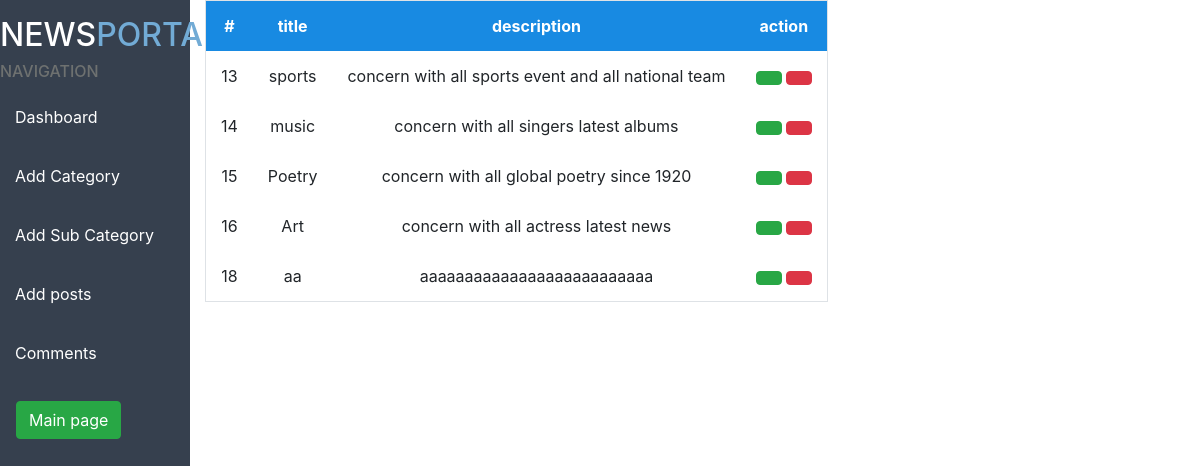
/dashboard/all_categories/, run on the app's committed database.
### news/models.py (models this page shows, shortened)
class Category(models.Model):
    title = models.CharField(max_length=50)
    content = models.TextField()

### dashboard/views.py (the view)
# urls.py: path('all_categories/',views.all_categories,name='all_categories'),
def all_categories(request):
    context={'cats':Category.objects.all()}
    return render(request,'dashboard/all_categories.html',context)

### dashboard/templates/dashboard/all_categories.html (shortened to what this page needs)
{%extends 'dashboard/dashboard.html'%}
{%load static%}
{%block content%}
<table class="border text-center" cellpadding="15">
    <tr style="background-color:#188ae2; color:white">
        <th>#</th>
        <th>title</th>
         <th>description</th>
        <th>action</th>
    </tr>
    {%for cat in cats%}
    <tr>
        <td>{{cat.id}}</td>
        <td>{{cat.title}}</td>
        <td>{{cat.content}}</td>
        <td>
            <a class="btn btn-success" href="{%url 'update_category' cat.id%}"></a>
             <a class="btn btn-danger" href="{%url 'delete_category' cat.id%}"></a>
        </td>
    </tr>
     {%empty%}
    <tr>
        <td colspan="4"> there is no posts yet</td>
    </tr>
    {%endfor%}
</table>
{%endblock%}

### static/css/style.css (style rules this page uses)
a { text-decoration:none; }

### data on the page
Category: id "13", title "sports", content "concern with all sports event and all national team"
Category: id "14", title "music", content "concern with all singers latest albums"
Category: id "15", title "Poetry", content "concern with all global poetry since 1920"
Category: id "16", title "Art", content "concern with all actress latest news"
Category: id "18", title "aa", content "aaaaaaaaaaaaaaaaaaaaaaaaaa"
